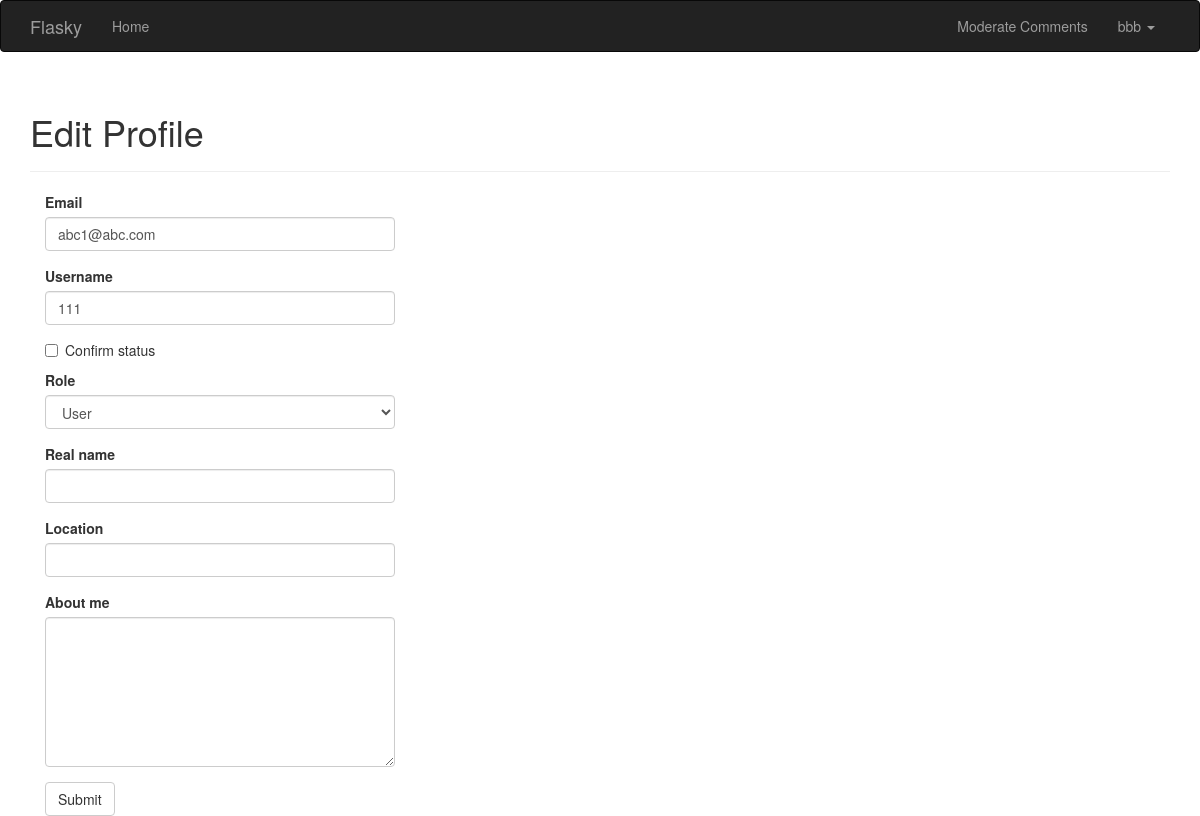
Screenshot of /edit-profile/2 (signed in) with the database file from the repository.
### app/models.py (models this page shows, shortened)
class User(UserMixin,db.Model):
    __tablename__ = 'users'
    id = db.Column(db.Integer, primary_key = True)
    email = db.Column(db.String(64), unique=True, index=True)
    username = db.Column(db.String(64), unique=True, index=True)
    password_hash = db.Column(db.String(128))
    name = db.Column(db.String(64))
    location = db.Column(db.String(64))
    about_me = db.Column(db.Text())
    member_since = db.Column(db.DateTime(),default = datetime.utcnow)
    last_seen = db.Column(db.DateTime(),default = datetime.utcnow)
    role_id = db.Column(db.Integer,db.ForeignKey('roles.id'))
    confirmed = db.Column(db.Boolean,default=False)
    avatar_hash = db.Column(db.String(32))
    posts = db.relationship('Post', backref='author',lazy = 'dynamic')
    followed = db.relationship('Follow', foreign_keys=[Follow.follower_id],
                               backref = db.backref('follower', lazy='joined'),
                               lazy = 'dynamic',
                               cascade ='all, delete-orphan'
                               )
    follower = db.relationship('Follow',foreign_keys=[Follow.followed_id],
                               backref = db.backref('followed', lazy='joined'),
                               lazy ='dynamic',
                               cascade = 'all, delete-orphan'
                               )
    comments = db.relationship('Comment',foreign_keys=[Comment.author_id],
                               backref = 'author',
                               lazy = 'dynamic')
    @property
    def password(self):
        raise AttributeError('password is not a readable attribute')
    def can(self,perm):
        return self.role is not None and self.role.has_permission(perm)
    def ping(self):
        self.last_seen = datetime.utcnow()
        db.session.add(self)
        db.session.commit()

### app/main/views.py (the view, shortened to what this page needs)
@main.route('/edit-profile/<int:id>',methods=['GET','POST'])
@login_required
@admin_required
def edit_profile_admin(id):
    user = User.query.get_or_404(id)
    form = EditProfileAdminForm()
    form.email.data = user.email
    form.username.data = user.username
    form.confirmed.data = user.confirmed
    form.role.data = user.role.id
    form.name.data = user.name
    form.location.data = user.location
    form.about_me.data = user.about_me
    return render_template('edit_profile.html',form=form)

### app/main/forms.py (shortened to what this page needs)
class EditProfileAdminForm(FlaskForm):
    email= StringField('Email',validators=[DataRequired(),Length(0,64),Email()])
    username= StringField('Username',validators=[DataRequired(),Length(0,64),Regexp('^[A-Za-z][A-Za-z0-9_.]*$', 0,
                        'Usernames must have only letters, numbers, dots or '
                        'underscores')])
    confirmed = BooleanField('Confirm status')
    role = SelectField('Role', coerce=int)
    name = StringField('Real name', validators=[Length(0, 64)])
    location = StringField('Location', validators=[Length(0, 64)])
    about_me = TextAreaField('About me')
    submit = SubmitField('Submit')
    def __init__(self,*args,**kwargs):
        super(EditProfileAdminForm,self).__init__(*args,**kwargs)
        self.role.choices = [(role.id,role.name) for role in Role.query.order_by(Role.name).all()]

### app/auth/views.py (called while the page is built)
@auth.before_app_request
def before_request():
    if current_user.is_authenticated:
        current_user.ping()
        if not current_user.confirmed \
                and request.endpoint \
                and request.blueprint != 'auth'\
                and request.endpoint != 'static':
            return redirect(url_for('auth.unconfirmed'))

### app/main/__init__.py (called while the page is built)
@main.app_context_processor
def inject_permissions():
    return dict(Permission=Permission)

### app/main/views.py (called while the page is built)
@main.after_app_request
def after_request(response):
    for query in get_debug_queries():
        if query.duration >= current_app.config['FLASKY_SLOW_DB_QUERY_TIME']:
            current_app.logger.warning(
                'Slow query:%s\nParameters:%s\nDuration:%fs\nContext:%s\n' %
                ( query.statement, query.parameters, query.duration, query.context))
    return response

### app/models.py (called while the page is built)
@login_manager.user_loader
def load_user(user_id):
    return User.query.get(int(user_id))

    def has_permission(self,perm):
        return self.permissions & perm == perm

### app/templates/edit_profile.html (shortened to what this page needs)
{% extends "base.html" %}
{% import "bootstrap/wtf.html" as wtf %}
{% block page_content %}
    <div class="page-header">
        <h1>Edit Profile</h1>
    </div>
    <div class="col-md-4">
        {{ wtf.quick_form(form) }}
    </div>
{% endblock %}

### app/templates/base.html (shortened to what this page needs)
{% extends 'bootstrap/base.html' %}
{% block head %}
    {{ super() }}
    <link rel="stylesheet" href="{{ url_for('static', filename='styles.css') }}" type="text/css">
{% endblock %}
{% block navbar %}
    <div class="navbar navbar-inverse" role="navigation">
        <div class="container">
            <div class="navbar-header">
                <a class="navbar-brand" href="{{ url_for('main.index') }}">Flasky</a>
            </div>
            <div class="navbar-collapse collapse">
                <ul class="nav navbar-nav">
                    <li><a href="{{ url_for('main.index') }}">Home</a></li>
                </ul>
                <ul class="nav navbar-nav navbar-right">
                     {% if current_user.can(Permission.MODERATE) %}
                        <li><a href="{{ url_for('main.moderate') }}">Moderate Comments</a></li>
                    {% endif %}
                    {% if current_user.is_authenticated %}
                         <li class="dropdown">
                            <a href="#" class="dropdown-toggle" data-toggle="dropdown">
                                {{ current_user.username }}
                                <b class="caret"></b>
                            </a>
                        </li>
                    {% else %}
                    <li><a href="{{ url_for('auth.login') }}">Log In</a></li>
                    {% endif %}
                </ul>
            </div>
        </div>
    </div>
{% endblock %}
{% block content %}
    <div class="container">
        {% block page_content %}{% endblock %}
    </div>
{% endblock %}

### app/static/styles.css (style rules this page uses)
textarea.form-control { height: 150px!important }

### rows the page displays
User: username "bbb"
User: email "abc1@abc.com", username "111", role "User"
